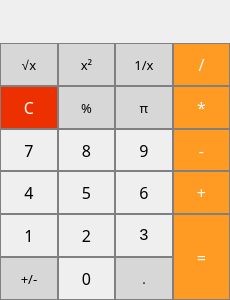
<?xml version="1.0" encoding="UTF-8"?>
<ui version="4.0">
 <class>CalcMainWindow</class>
 <widget class="QMainWindow" name="CalcMainWindow">
  <property name="geometry">
   <rect>
    <x>0</x>
    <y>0</y>
    <width>230</width>
    <height>300</height>
   </rect>
  </property>
  <property name="sizePolicy">
   <sizepolicy hsizetype="Preferred" vsizetype="Preferred">
    <horstretch>0</horstretch>
    <verstretch>0</verstretch>
   </sizepolicy>
  </property>
  <property name="minimumSize">
   <size>
    <width>230</width>
    <height>300</height>
   </size>
  </property>
  <property name="maximumSize">
   <size>
    <width>370</width>
    <height>350</height>
   </size>
  </property>
  <property name="baseSize">
   <size>
    <width>0</width>
    <height>0</height>
   </size>
  </property>
  <property name="font">
   <font>
    <family>Courier New</family>
    <pointsize>10</pointsize>
    <weight>50</weight>
    <bold>false</bold>
   </font>
  </property>
  <property name="windowTitle">
   <string>Calc by Volodey17</string>
  </property>
  <widget class="QWidget" name="centralwidget">
   <property name="sizePolicy">
    <sizepolicy hsizetype="Preferred" vsizetype="Preferred">
     <horstretch>0</horstretch>
     <verstretch>0</verstretch>
    </sizepolicy>
   </property>
   <property name="font">
    <font>
     <family>Courier New</family>
     <pointsize>10</pointsize>
     <weight>50</weight>
     <bold>false</bold>
    </font>
   </property>
   <property name="toolTipDuration">
    <number>-1</number>
   </property>
   <property name="layoutDirection">
    <enum>Qt::LeftToRight</enum>
   </property>
   <property name="autoFillBackground">
    <bool>false</bool>
   </property>
   <property name="inputMethodHints">
    <set>Qt::ImhNone</set>
   </property>
   <layout class="QGridLayout" name="gridLayout">
    <property name="leftMargin">
     <number>0</number>
    </property>
    <property name="topMargin">
     <number>0</number>
    </property>
    <property name="rightMargin">
     <number>0</number>
    </property>
    <property name="bottomMargin">
     <number>0</number>
    </property>
    <property name="spacing">
     <number>0</number>
    </property>
    <item row="3" column="3">
     <widget class="QPushButton" name="pushButton_Mul">
      <property name="sizePolicy">
       <sizepolicy hsizetype="Preferred" vsizetype="Preferred">
        <horstretch>0</horstretch>
        <verstretch>0</verstretch>
       </sizepolicy>
      </property>
      <property name="font">
       <font>
        <family>Noto Sans</family>
        <pointsize>12</pointsize>
        <weight>50</weight>
        <italic>false</italic>
        <bold>false</bold>
        <underline>false</underline>
        <strikeout>false</strikeout>
        <kerning>true</kerning>
       </font>
      </property>
      <property name="styleSheet">
       <string notr="true">QPushButton {
  background-color: rgb(255,154,35);
  color: white; 
  border: 1px solid gray;
}

QPushButton:pressed {
    background-color: qlineargradient(x1: 0, y1: 0, x2: 0, y2: 1,
                                      stop: 0 #FF7832, stop: 1 #FF9739);
}</string>
      </property>
      <property name="text">
       <string>*</string>
      </property>
     </widget>
    </item>
    <item row="2" column="1">
     <widget class="QPushButton" name="pushButton_Pow2">
      <property name="sizePolicy">
       <sizepolicy hsizetype="Preferred" vsizetype="Preferred">
        <horstretch>0</horstretch>
        <verstretch>0</verstretch>
       </sizepolicy>
      </property>
      <property name="font">
       <font>
        <family>Noto Sans</family>
        <pointsize>10</pointsize>
        <weight>50</weight>
        <italic>false</italic>
        <bold>false</bold>
        <underline>false</underline>
        <strikeout>false</strikeout>
        <kerning>true</kerning>
       </font>
      </property>
      <property name="styleSheet">
       <string>QPushButton {
  background-color: rgb(215, 215, 215);
  border: 1px solid gray;
}
QPushButton:pressed {
    background-color: qlineargradient(x1: 0, y1: 0, x2: 0, y2: 1,
                                      stop: 0 #BEBEBE, stop: 1 #D7D7D7);
}</string>
      </property>
      <property name="text">
       <string>x²</string>
      </property>
     </widget>
    </item>
    <item row="6" column="2">
     <widget class="QPushButton" name="pushButton_3">
      <property name="sizePolicy">
       <sizepolicy hsizetype="Preferred" vsizetype="Preferred">
        <horstretch>0</horstretch>
        <verstretch>0</verstretch>
       </sizepolicy>
      </property>
      <property name="font">
       <font>
        <family>Courier New</family>
        <pointsize>12</pointsize>
        <weight>50</weight>
        <italic>false</italic>
        <bold>false</bold>
        <underline>false</underline>
        <strikeout>false</strikeout>
        <kerning>true</kerning>
       </font>
      </property>
      <property name="styleSheet">
       <string notr="true">QPushButton {
   border: 1px solid gray;
}
QPushButton:pressed {
    background-color: qlineargradient(x1: 0, y1: 0, x2: 0, y2: 1,
                                      stop: 0 #dadbde, stop: 1 #f6f7fa);
}</string>
      </property>
      <property name="text">
       <string>3</string>
      </property>
     </widget>
    </item>
    <item row="5" column="3">
     <widget class="QPushButton" name="pushButton_Add">
      <property name="sizePolicy">
       <sizepolicy hsizetype="Preferred" vsizetype="Preferred">
        <horstretch>0</horstretch>
        <verstretch>0</verstretch>
       </sizepolicy>
      </property>
      <property name="font">
       <font>
        <family>Noto Sans</family>
        <pointsize>12</pointsize>
        <weight>50</weight>
        <italic>false</italic>
        <bold>false</bold>
        <underline>false</underline>
        <strikeout>false</strikeout>
        <kerning>true</kerning>
       </font>
      </property>
      <property name="styleSheet">
       <string notr="true">QPushButton {
  background-color: rgb(255,154,35);
  color: white; 
  border: 1px solid gray;
}

QPushButton:pressed {
    background-color: qlineargradient(x1: 0, y1: 0, x2: 0, y2: 1,
                                      stop: 0 #FF7832, stop: 1 #FF9739);
}</string>
      </property>
      <property name="text">
       <string>+</string>
      </property>
     </widget>
    </item>
    <item row="4" column="2">
     <widget class="QPushButton" name="pushButton_9">
      <property name="sizePolicy">
       <sizepolicy hsizetype="Preferred" vsizetype="Preferred">
        <horstretch>0</horstretch>
        <verstretch>0</verstretch>
       </sizepolicy>
      </property>
      <property name="font">
       <font>
        <family>Noto Sans</family>
        <pointsize>12</pointsize>
        <weight>50</weight>
        <italic>false</italic>
        <bold>false</bold>
        <underline>false</underline>
        <strikeout>false</strikeout>
        <kerning>true</kerning>
       </font>
      </property>
      <property name="styleSheet">
       <string notr="true">QPushButton {
   border: 1px solid gray;
}
QPushButton:pressed {
    background-color: qlineargradient(x1: 0, y1: 0, x2: 0, y2: 1,
                                      stop: 0 #dadbde, stop: 1 #f6f7fa);
}</string>
      </property>
      <property name="text">
       <string>9</string>
      </property>
     </widget>
    </item>
    <item row="5" column="2">
     <widget class="QPushButton" name="pushButton_6">
      <property name="sizePolicy">
       <sizepolicy hsizetype="Preferred" vsizetype="Preferred">
        <horstretch>0</horstretch>
        <verstretch>0</verstretch>
       </sizepolicy>
      </property>
      <property name="font">
       <font>
        <family>Noto Sans</family>
        <pointsize>12</pointsize>
        <weight>50</weight>
        <italic>false</italic>
        <bold>false</bold>
        <underline>false</underline>
        <strikeout>false</strikeout>
        <kerning>true</kerning>
       </font>
      </property>
      <property name="styleSheet">
       <string notr="true">QPushButton {
   border: 1px solid gray;
}
QPushButton:pressed {
    background-color: qlineargradient(x1: 0, y1: 0, x2: 0, y2: 1,
                                      stop: 0 #dadbde, stop: 1 #f6f7fa);
}</string>
      </property>
      <property name="text">
       <string>6</string>
      </property>
     </widget>
    </item>
    <item row="7" column="1">
     <widget class="QPushButton" name="pushButton_0">
      <property name="sizePolicy">
       <sizepolicy hsizetype="Preferred" vsizetype="Preferred">
        <horstretch>0</horstretch>
        <verstretch>0</verstretch>
       </sizepolicy>
      </property>
      <property name="font">
       <font>
        <family>Noto Sans</family>
        <pointsize>12</pointsize>
        <weight>50</weight>
        <italic>false</italic>
        <bold>false</bold>
        <underline>false</underline>
        <strikeout>false</strikeout>
        <kerning>true</kerning>
       </font>
      </property>
      <property name="styleSheet">
       <string notr="true">QPushButton {
   border: 1px solid gray;
}
QPushButton:pressed {
    background-color: qlineargradient(x1: 0, y1: 0, x2: 0, y2: 1,
                                      stop: 0 #dadbde, stop: 1 #f6f7fa);
}</string>
      </property>
      <property name="text">
       <string>0</string>
      </property>
     </widget>
    </item>
    <item row="5" column="0">
     <widget class="QPushButton" name="pushButton_4">
      <property name="sizePolicy">
       <sizepolicy hsizetype="Preferred" vsizetype="Preferred">
        <horstretch>0</horstretch>
        <verstretch>0</verstretch>
       </sizepolicy>
      </property>
      <property name="font">
       <font>
        <family>Noto Sans</family>
        <pointsize>12</pointsize>
        <weight>50</weight>
        <italic>false</italic>
        <bold>false</bold>
        <underline>false</underline>
        <strikeout>false</strikeout>
        <kerning>true</kerning>
       </font>
      </property>
      <property name="styleSheet">
       <string notr="true">QPushButton {
   border: 1px solid gray;
}
QPushButton:pressed {
    background-color: qlineargradient(x1: 0, y1: 0, x2: 0, y2: 1,
                                      stop: 0 #dadbde, stop: 1 #f6f7fa);
}</string>
      </property>
      <property name="text">
       <string>4</string>
      </property>
     </widget>
    </item>
    <item row="3" column="0">
     <widget class="QPushButton" name="pushButton_AC">
      <property name="sizePolicy">
       <sizepolicy hsizetype="Preferred" vsizetype="Preferred">
        <horstretch>0</horstretch>
        <verstretch>0</verstretch>
       </sizepolicy>
      </property>
      <property name="font">
       <font>
        <family>Noto Sans</family>
        <pointsize>12</pointsize>
        <weight>50</weight>
        <italic>false</italic>
        <bold>false</bold>
        <underline>false</underline>
        <strikeout>false</strikeout>
        <kerning>true</kerning>
       </font>
      </property>
      <property name="styleSheet">
       <string notr="true">QPushButton {
  background-color: rgb(237,48,0);
  color: white; 
  border: 1px solid gray;
}
QPushButton:pressed {
    background-color: qlineargradient(x1: 0, y1: 0, x2: 0, y2: 1,
                                      stop: 0 #BEBEBE, stop: 1 #D7D7D7);
}</string>
      </property>
      <property name="text">
       <string>C</string>
      </property>
     </widget>
    </item>
    <item row="4" column="1">
     <widget class="QPushButton" name="pushButton_8">
      <property name="sizePolicy">
       <sizepolicy hsizetype="Preferred" vsizetype="Preferred">
        <horstretch>0</horstretch>
        <verstretch>0</verstretch>
       </sizepolicy>
      </property>
      <property name="font">
       <font>
        <family>Noto Sans</family>
        <pointsize>12</pointsize>
        <weight>50</weight>
        <italic>false</italic>
        <bold>false</bold>
        <underline>false</underline>
        <strikeout>false</strikeout>
        <kerning>true</kerning>
       </font>
      </property>
      <property name="styleSheet">
       <string notr="true">QPushButton {
   border: 1px solid gray;
}
QPushButton:pressed {
    background-color: qlineargradient(x1: 0, y1: 0, x2: 0, y2: 1,
                                      stop: 0 #dadbde, stop: 1 #f6f7fa);
}</string>
      </property>
      <property name="text">
       <string>8</string>
      </property>
     </widget>
    </item>
    <item row="2" column="2">
     <widget class="QPushButton" name="pushButton_1_x">
      <property name="sizePolicy">
       <sizepolicy hsizetype="Preferred" vsizetype="Preferred">
        <horstretch>0</horstretch>
        <verstretch>0</verstretch>
       </sizepolicy>
      </property>
      <property name="font">
       <font>
        <family>Noto Sans</family>
        <pointsize>10</pointsize>
        <weight>50</weight>
        <italic>false</italic>
        <bold>false</bold>
        <underline>false</underline>
        <strikeout>false</strikeout>
        <kerning>true</kerning>
       </font>
      </property>
      <property name="styleSheet">
       <string>QPushButton {
  background-color: rgb(215, 215, 215);
  border: 1px solid gray;
}
QPushButton:pressed {
    background-color: qlineargradient(x1: 0, y1: 0, x2: 0, y2: 1,
                                      stop: 0 #BEBEBE, stop: 1 #D7D7D7);
}</string>
      </property>
      <property name="text">
       <string>1/x</string>
      </property>
     </widget>
    </item>
    <item row="2" column="3">
     <widget class="QPushButton" name="pushButton_Div">
      <property name="sizePolicy">
       <sizepolicy hsizetype="Preferred" vsizetype="Preferred">
        <horstretch>0</horstretch>
        <verstretch>0</verstretch>
       </sizepolicy>
      </property>
      <property name="font">
       <font>
        <family>Noto Sans</family>
        <pointsize>12</pointsize>
        <weight>50</weight>
        <italic>false</italic>
        <bold>false</bold>
        <underline>false</underline>
        <strikeout>false</strikeout>
        <kerning>true</kerning>
       </font>
      </property>
      <property name="styleSheet">
       <string notr="true">QPushButton {
  background-color: rgb(255,154,35);
  color: white; 
  border: 1px solid gray;
}

QPushButton:pressed {
    background-color: qlineargradient(x1: 0, y1: 0, x2: 0, y2: 1,
                                      stop: 0 #FF7832, stop: 1 #FF9739);
}</string>
      </property>
      <property name="text">
       <string>/</string>
      </property>
      <property name="autoDefault">
       <bool>false</bool>
      </property>
      <property name="default">
       <bool>false</bool>
      </property>
      <property name="flat">
       <bool>false</bool>
      </property>
     </widget>
    </item>
    <item row="0" column="0" colspan="4">
     <widget class="QLabel" name="DisplayLabel">
      <property name="enabled">
       <bool>true</bool>
      </property>
      <property name="sizePolicy">
       <sizepolicy hsizetype="Preferred" vsizetype="Preferred">
        <horstretch>0</horstretch>
        <verstretch>0</verstretch>
       </sizepolicy>
      </property>
      <property name="baseSize">
       <size>
        <width>0</width>
        <height>0</height>
       </size>
      </property>
      <property name="font">
       <font>
        <family>Noto Sans</family>
        <pointsize>12</pointsize>
        <weight>50</weight>
        <italic>false</italic>
        <bold>false</bold>
        <underline>false</underline>
        <strikeout>false</strikeout>
        <kerning>true</kerning>
       </font>
      </property>
      <property name="styleSheet">
       <string notr="true">QLabel {
  qproperty-alignment: 'AlignVCenter | AlignRight';
  border: 1px solid gray;
  border-top: 2px solid gray;
}

background-color : white;</string>
      </property>
      <property name="lineWidth">
       <number>1</number>
      </property>
      <property name="text">
       <string/>
      </property>
      <property name="scaledContents">
       <bool>false</bool>
      </property>
      <property name="alignment">
       <set>Qt::AlignRight|Qt::AlignTrailing|Qt::AlignVCenter</set>
      </property>
      <property name="wordWrap">
       <bool>false</bool>
      </property>
      <property name="margin">
       <number>5</number>
      </property>
     </widget>
    </item>
    <item row="7" column="0">
     <widget class="QPushButton" name="pushButton_Invers">
      <property name="sizePolicy">
       <sizepolicy hsizetype="Preferred" vsizetype="Preferred">
        <horstretch>0</horstretch>
        <verstretch>0</verstretch>
       </sizepolicy>
      </property>
      <property name="font">
       <font>
        <family>Noto Sans</family>
        <pointsize>10</pointsize>
        <weight>50</weight>
        <italic>false</italic>
        <bold>false</bold>
        <underline>false</underline>
        <strikeout>false</strikeout>
        <kerning>true</kerning>
       </font>
      </property>
      <property name="styleSheet">
       <string notr="true">QPushButton {
  background-color: rgb(215, 215, 215);
  border: 1px solid gray;
}
QPushButton:pressed {
    background-color: qlineargradient(x1: 0, y1: 0, x2: 0, y2: 1,
                                      stop: 0 #BEBEBE, stop: 1 #D7D7D7);
}</string>
      </property>
      <property name="text">
       <string>+/-</string>
      </property>
     </widget>
    </item>
    <item row="6" column="1">
     <widget class="QPushButton" name="pushButton_2">
      <property name="sizePolicy">
       <sizepolicy hsizetype="Preferred" vsizetype="Preferred">
        <horstretch>0</horstretch>
        <verstretch>0</verstretch>
       </sizepolicy>
      </property>
      <property name="font">
       <font>
        <family>Noto Sans</family>
        <pointsize>12</pointsize>
        <weight>50</weight>
        <italic>false</italic>
        <bold>false</bold>
        <underline>false</underline>
        <strikeout>false</strikeout>
        <kerning>true</kerning>
       </font>
      </property>
      <property name="styleSheet">
       <string notr="true">QPushButton {
   border: 1px solid gray;
}
QPushButton:pressed {
    background-color: qlineargradient(x1: 0, y1: 0, x2: 0, y2: 1,
                                      stop: 0 #dadbde, stop: 1 #f6f7fa);
}</string>
      </property>
      <property name="text">
       <string>2</string>
      </property>
     </widget>
    </item>
    <item row="3" column="2">
     <widget class="QPushButton" name="pushButton_Pi">
      <property name="sizePolicy">
       <sizepolicy hsizetype="Preferred" vsizetype="Preferred">
        <horstretch>0</horstretch>
        <verstretch>0</verstretch>
       </sizepolicy>
      </property>
      <property name="font">
       <font>
        <family>Noto Sans</family>
        <pointsize>10</pointsize>
        <weight>50</weight>
        <italic>false</italic>
        <bold>false</bold>
        <underline>false</underline>
        <strikeout>false</strikeout>
        <kerning>true</kerning>
       </font>
      </property>
      <property name="styleSheet">
       <string>QPushButton {
  background-color: rgb(215, 215, 215);
  border: 1px solid gray;
}
QPushButton:pressed {
    background-color: qlineargradient(x1: 0, y1: 0, x2: 0, y2: 1,
                                      stop: 0 #BEBEBE, stop: 1 #D7D7D7);
}</string>
      </property>
      <property name="text">
       <string>π</string>
      </property>
     </widget>
    </item>
    <item row="4" column="3">
     <widget class="QPushButton" name="pushButton_Sub">
      <property name="sizePolicy">
       <sizepolicy hsizetype="Preferred" vsizetype="Preferred">
        <horstretch>0</horstretch>
        <verstretch>0</verstretch>
       </sizepolicy>
      </property>
      <property name="font">
       <font>
        <family>Noto Sans</family>
        <pointsize>12</pointsize>
        <weight>50</weight>
        <italic>false</italic>
        <bold>false</bold>
        <underline>false</underline>
        <strikeout>false</strikeout>
        <kerning>true</kerning>
       </font>
      </property>
      <property name="styleSheet">
       <string notr="true">QPushButton {
  background-color: rgb(255,154,35);
  color: white; 
  border: 1px solid gray;
}

QPushButton:pressed {
    background-color: qlineargradient(x1: 0, y1: 0, x2: 0, y2: 1,
                                      stop: 0 #FF7832, stop: 1 #FF9739);
}</string>
      </property>
      <property name="text">
       <string>-</string>
      </property>
     </widget>
    </item>
    <item row="6" column="3" rowspan="2">
     <widget class="QPushButton" name="pushButton_Equal">
      <property name="sizePolicy">
       <sizepolicy hsizetype="Preferred" vsizetype="Preferred">
        <horstretch>0</horstretch>
        <verstretch>0</verstretch>
       </sizepolicy>
      </property>
      <property name="font">
       <font>
        <family>Noto Sans</family>
        <pointsize>12</pointsize>
        <weight>50</weight>
        <italic>false</italic>
        <bold>false</bold>
        <underline>false</underline>
        <strikeout>false</strikeout>
        <kerning>true</kerning>
       </font>
      </property>
      <property name="styleSheet">
       <string notr="true">QPushButton {
  background-color: rgb(255,154,35);
  color: white; 
  border: 1px solid gray;
}

QPushButton:pressed {
    background-color: qlineargradient(x1: 0, y1: 0, x2: 0, y2: 1,
                                      stop: 0 #FF7832, stop: 1 #FF9739);
}</string>
      </property>
      <property name="text">
       <string>=</string>
      </property>
     </widget>
    </item>
    <item row="6" column="0">
     <widget class="QPushButton" name="pushButton_1">
      <property name="sizePolicy">
       <sizepolicy hsizetype="Preferred" vsizetype="Preferred">
        <horstretch>0</horstretch>
        <verstretch>0</verstretch>
       </sizepolicy>
      </property>
      <property name="font">
       <font>
        <family>Noto Sans</family>
        <pointsize>12</pointsize>
        <weight>50</weight>
        <italic>false</italic>
        <bold>false</bold>
        <underline>false</underline>
        <strikeout>false</strikeout>
        <kerning>true</kerning>
       </font>
      </property>
      <property name="styleSheet">
       <string notr="true">QPushButton {
   border: 1px solid gray;
}
QPushButton:pressed {
    background-color: qlineargradient(x1: 0, y1: 0, x2: 0, y2: 1,
                                      stop: 0 #dadbde, stop: 1 #f6f7fa);
}</string>
      </property>
      <property name="text">
       <string>1</string>
      </property>
     </widget>
    </item>
    <item row="7" column="2">
     <widget class="QPushButton" name="pushButton_Dot">
      <property name="sizePolicy">
       <sizepolicy hsizetype="Preferred" vsizetype="Preferred">
        <horstretch>0</horstretch>
        <verstretch>0</verstretch>
       </sizepolicy>
      </property>
      <property name="font">
       <font>
        <family>Noto Sans</family>
        <pointsize>10</pointsize>
        <weight>50</weight>
        <italic>false</italic>
        <bold>false</bold>
        <underline>false</underline>
        <strikeout>false</strikeout>
        <kerning>true</kerning>
       </font>
      </property>
      <property name="styleSheet">
       <string notr="true">QPushButton {
  background-color: rgb(215, 215, 215);
  border: 1px solid gray;
}
QPushButton:pressed {
    background-color: qlineargradient(x1: 0, y1: 0, x2: 0, y2: 1,
                                      stop: 0 #BEBEBE, stop: 1 #D7D7D7);
}</string>
      </property>
      <property name="text">
       <string>.</string>
      </property>
     </widget>
    </item>
    <item row="5" column="1">
     <widget class="QPushButton" name="pushButton_5">
      <property name="sizePolicy">
       <sizepolicy hsizetype="Preferred" vsizetype="Preferred">
        <horstretch>0</horstretch>
        <verstretch>0</verstretch>
       </sizepolicy>
      </property>
      <property name="font">
       <font>
        <family>Noto Sans</family>
        <pointsize>12</pointsize>
        <weight>50</weight>
        <italic>false</italic>
        <bold>false</bold>
        <underline>false</underline>
        <strikeout>false</strikeout>
        <kerning>true</kerning>
       </font>
      </property>
      <property name="styleSheet">
       <string notr="true">QPushButton {
   border: 1px solid gray;
}
QPushButton:pressed {
    background-color: qlineargradient(x1: 0, y1: 0, x2: 0, y2: 1,
                                      stop: 0 #dadbde, stop: 1 #f6f7fa);
}</string>
      </property>
      <property name="text">
       <string>5</string>
      </property>
     </widget>
    </item>
    <item row="4" column="0">
     <widget class="QPushButton" name="pushButton_7">
      <property name="sizePolicy">
       <sizepolicy hsizetype="Preferred" vsizetype="Preferred">
        <horstretch>0</horstretch>
        <verstretch>0</verstretch>
       </sizepolicy>
      </property>
      <property name="font">
       <font>
        <family>Noto Sans</family>
        <pointsize>12</pointsize>
        <weight>50</weight>
        <italic>false</italic>
        <bold>false</bold>
        <underline>false</underline>
        <strikeout>false</strikeout>
        <kerning>true</kerning>
       </font>
      </property>
      <property name="styleSheet">
       <string notr="true">QPushButton {
   border: 1px solid gray;
}
QPushButton:pressed {
    background-color: qlineargradient(x1: 0, y1: 0, x2: 0, y2: 1,
                                      stop: 0 #dadbde, stop: 1 #f6f7fa);
}</string>
      </property>
      <property name="text">
       <string>7</string>
      </property>
     </widget>
    </item>
    <item row="3" column="1">
     <widget class="QPushButton" name="pushButton_Percent">
      <property name="sizePolicy">
       <sizepolicy hsizetype="Preferred" vsizetype="Preferred">
        <horstretch>0</horstretch>
        <verstretch>0</verstretch>
       </sizepolicy>
      </property>
      <property name="font">
       <font>
        <family>Noto Sans</family>
        <pointsize>10</pointsize>
        <weight>50</weight>
        <italic>false</italic>
        <bold>false</bold>
        <underline>false</underline>
        <strikeout>false</strikeout>
        <kerning>true</kerning>
       </font>
      </property>
      <property name="styleSheet">
       <string>QPushButton {
  background-color: rgb(215, 215, 215);
  border: 1px solid gray;
}
QPushButton:pressed {
    background-color: qlineargradient(x1: 0, y1: 0, x2: 0, y2: 1,
                                      stop: 0 #BEBEBE, stop: 1 #D7D7D7);
}</string>
      </property>
      <property name="text">
       <string>%</string>
      </property>
     </widget>
    </item>
    <item row="2" column="0">
     <widget class="QPushButton" name="pushButton_Sqrt">
      <property name="sizePolicy">
       <sizepolicy hsizetype="Preferred" vsizetype="Preferred">
        <horstretch>0</horstretch>
        <verstretch>0</verstretch>
       </sizepolicy>
      </property>
      <property name="font">
       <font>
        <family>Noto Sans</family>
        <pointsize>10</pointsize>
        <weight>50</weight>
        <italic>false</italic>
        <bold>false</bold>
        <underline>false</underline>
        <strikeout>false</strikeout>
        <kerning>true</kerning>
       </font>
      </property>
      <property name="styleSheet">
       <string>QPushButton {
  background-color: rgb(215, 215, 215);
  border: 1px solid gray;
}
QPushButton:pressed {
    background-color: qlineargradient(x1: 0, y1: 0, x2: 0, y2: 1,
                                      stop: 0 #BEBEBE, stop: 1 #D7D7D7);
}</string>
      </property>
      <property name="text">
       <string>√x</string>
      </property>
     </widget>
    </item>
   </layout>
  </widget>
 </widget>
 <tabstops>
  <tabstop>pushButton_Sqrt</tabstop>
  <tabstop>pushButton_Pow2</tabstop>
  <tabstop>pushButton_1_x</tabstop>
  <tabstop>pushButton_Div</tabstop>
  <tabstop>pushButton_Mul</tabstop>
  <tabstop>pushButton_Pi</tabstop>
  <tabstop>pushButton_Percent</tabstop>
  <tabstop>pushButton_AC</tabstop>
  <tabstop>pushButton_7</tabstop>
  <tabstop>pushButton_8</tabstop>
  <tabstop>pushButton_9</tabstop>
  <tabstop>pushButton_Sub</tabstop>
  <tabstop>pushButton_Add</tabstop>
  <tabstop>pushButton_6</tabstop>
  <tabstop>pushButton_5</tabstop>
  <tabstop>pushButton_4</tabstop>
  <tabstop>pushButton_1</tabstop>
  <tabstop>pushButton_2</tabstop>
  <tabstop>pushButton_3</tabstop>
  <tabstop>pushButton_Equal</tabstop>
  <tabstop>pushButton_Dot</tabstop>
  <tabstop>pushButton_0</tabstop>
  <tabstop>pushButton_Invers</tabstop>
 </tabstops>
 <resources/>
 <connections/>
</ui>
